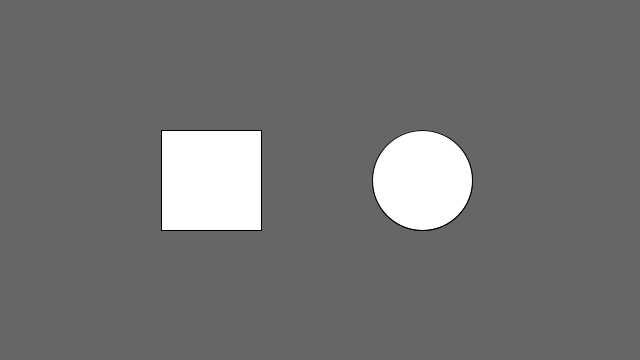
Frame 1 (no input)
Frame 60 (the mouse pressed at the canvas centre just before this capture): identical to frame 1, image omitted
Frame 120 (the mouse held since frame 60 and released just before this capture): identical to frame 1, image omitted

The Processing sketch that drew this single still picture (run headless with seeded random() and noise(); from frame 60 on, the mouse is pressed at the canvas centre):

// Processing sketch: processing_50020
// ── processing_50020.pde

//Interactivity 28  Winter 2012 Professor Michael Kontopolis
//Written by Angie Fu



float rx, ry;    // rectangle x- and y-coordinate
float rd = 100;  // rectangle width

float ex, ey;    // ellipse x- and y-coordinate
float ed = 100;  // ellipse diameter
float easing = 0.07;
float easingA = 0.04;

void setup() {
  size(640, 360);
  smooth();

  // Set the x- and y-coordinates for the rectangle
  rx = width * 0.33;
  ry = height * 0.5;

  // Set the x- and y-coordinates for the ellipse
  ex = width * 0.66;
  ey = height * 0.5;
}

void draw() {

  background(102);
  rectMode(CENTER);
  rect(rx, ry, rd, rd);
  ellipse(ex, ey, ed, ed);

  if ((mouseX>rx-50)&&(mouseY>ry-50)&&(mouseX<(rx+50))&&(mouseY<(ry+50))&&(mousePressed))

  {

    float targetX = mouseX;  
    rx += (targetX-rx) * easing;
    float targetY = mouseY;  
    ry += (targetY-ry) * easing;
    background (102);
    fill(25, 200, 100);
  }

  else
  {
    rx += ((width * 0.33)-rx) * easingA;
    ry += ((height * 0.5)-ry) * easingA;
  }

  rect(rx, ry, rd, rd);
  fill(255);

  if ((dist(mouseX, mouseY, ex, ey) < ed/2)&&(mousePressed)) {

    float targetX = mouseX;  
    ex += (targetX-ex) * easing;
    float targetY = mouseY;  
    ey += (targetY-ey) * easing;

    fill(255, 50, 60);
  }

  else
  {
    ex += (width*0.66-ex) * easingA;
    ey += (height*0.5-ey) * easingA;
  }

  ellipse(ex, ey, ed, ed);
  fill(255);
}
